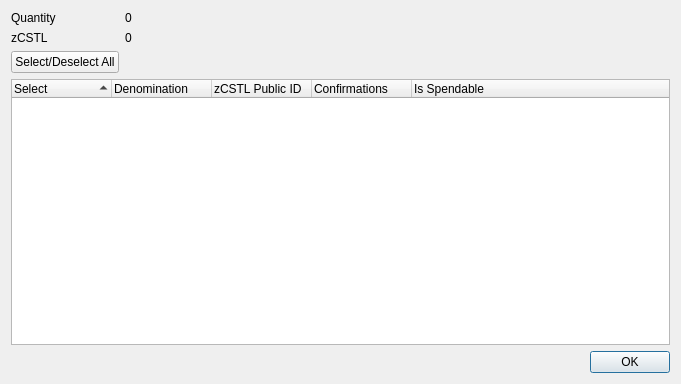
<?xml version="1.0" encoding="UTF-8"?>
<ui version="4.0">
 <class>ZCstlControlDialog</class>
 <widget class="QDialog" name="ZCstlControlDialog">
  <property name="geometry">
   <rect>
    <x>0</x>
    <y>0</y>
    <width>681</width>
    <height>384</height>
   </rect>
  </property>
  <property name="minimumSize">
   <size>
    <width>681</width>
    <height>384</height>
   </size>
  </property>
  <property name="windowTitle">
   <string>Select zCSTL to Spend</string>
  </property>
  <layout class="QGridLayout" name="gridLayout">
   <item row="0" column="0">
    <layout class="QFormLayout" name="formLayout">
     <property name="sizeConstraint">
      <enum>QLayout::SetDefaultConstraint</enum>
     </property>
     <item row="0" column="0">
      <widget class="QLabel" name="labelQuantity">
       <property name="text">
        <string>Quantity</string>
       </property>
      </widget>
     </item>
     <item row="0" column="1">
      <widget class="QLabel" name="labelQuantity_int">
       <property name="text">
        <string>0</string>
       </property>
      </widget>
     </item>
     <item row="1" column="0">
      <widget class="QLabel" name="labelZCstl">
       <property name="text">
        <string>zCSTL</string>
       </property>
      </widget>
     </item>
     <item row="1" column="1">
      <widget class="QLabel" name="labelZCstl_int">
       <property name="text">
        <string>0</string>
       </property>
      </widget>
     </item>
     <item row="2" column="0">
      <widget class="QPushButton" name="pushButtonAll">
       <property name="text">
        <string>Select/Deselect All</string>
       </property>
      </widget>
     </item>
    </layout>
   </item>
   <item row="1" column="0">
    <layout class="QVBoxLayout" name="verticalLayout">
     <item>
      <widget class="QTreeWidget" name="treeWidget">
       <property name="minimumSize">
        <size>
         <width>0</width>
         <height>250</height>
        </size>
       </property>
       <property name="alternatingRowColors">
        <bool>true</bool>
       </property>
       <property name="sortingEnabled">
        <bool>true</bool>
       </property>
       <property name="columnCount">
        <number>5</number>
       </property>
       <attribute name="headerDefaultSectionSize">
        <number>100</number>
       </attribute>
       <column>
        <property name="text">
         <string notr="true">Select</string>
        </property>
       </column>
       <column>
        <property name="text">
         <string notr="true">Denomination</string>
        </property>
       </column>
       <column>
        <property name="text">
         <string notr="true">zCSTL Public ID</string>
        </property>
       </column>
       <column>
        <property name="text">
         <string notr="true">Confirmations</string>
        </property>
       </column>
       <column>
        <property name="text">
         <string>Is Spendable</string>
        </property>
       </column>
      </widget>
     </item>
     <item>
      <widget class="QDialogButtonBox" name="buttonBox">
       <property name="orientation">
        <enum>Qt::Horizontal</enum>
       </property>
       <property name="standardButtons">
        <set>QDialogButtonBox::Ok</set>
       </property>
      </widget>
     </item>
    </layout>
   </item>
  </layout>
 </widget>
 <resources/>
 <connections>
  <connection>
   <sender>buttonBox</sender>
   <signal>accepted()</signal>
   <receiver>ZCstlControlDialog</receiver>
   <slot>accept()</slot>
   <hints>
    <hint type="sourcelabel">
     <x>248</x>
     <y>254</y>
    </hint>
    <hint type="destinationlabel">
     <x>157</x>
     <y>274</y>
    </hint>
   </hints>
  </connection>
  <connection>
   <sender>buttonBox</sender>
   <signal>rejected()</signal>
   <receiver>ZCstlControlDialog</receiver>
   <slot>reject()</slot>
   <hints>
    <hint type="sourcelabel">
     <x>316</x>
     <y>260</y>
    </hint>
    <hint type="destinationlabel">
     <x>286</x>
     <y>274</y>
    </hint>
   </hints>
  </connection>
 </connections>
</ui>
